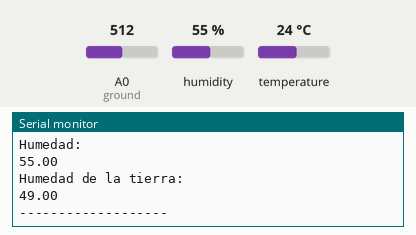
The sketch below on a simulated Arduino Uno, built with avr-gcc and run on an emulated ATmega328P. Parts: the last lines printed to the serial monitor. Inputs (shaded band) come from the test bench; at power-on: humidity 55 %, A0 (ground) = 512, temperature 24 °C.

Above: at 2.8 s.
2.9 s: humidity set to 22 %
4.4 s: A0 (ground) set to 716
At 5.7 s:
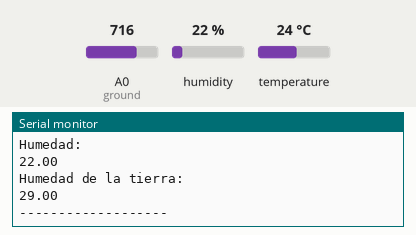
5.9 s: temperature set to 12 °C
7.4 s: A0 (ground) set to 900
At 8.6 s:
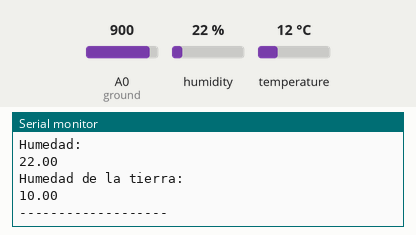
8.9 s: humidity set to 40 %
Timing chart, 0 to 11.4 s (numbered marks = the images above; inputs shaded):
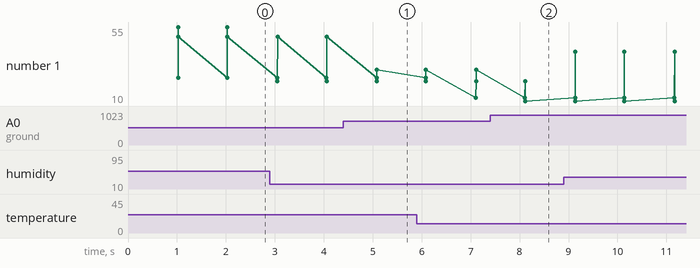

Measured:
- after the input at 4.4 s, the serial monitor: prints a new line after 0.68 s (image 1)
- after the input at 7.4 s, the serial monitor: prints a new line after 0.71 s (image 2)
- plotted number 1: 49 → 29 after the input at 4.4 s, 29 → 10 after the input at 7.4 s

The sketch:

Temperatura-Humedad-Serial.ino
```cpp
#include <SPI.h>
#include "DHT.h"

//Sensors
#define DHTPIN 2      //Dht11 in pin 2
#define DHTTYPE DHT11
#define ground 0 // humidity ground in pin A0

DHT dht(DHTPIN, DHTTYPE);

float time=0.0f;
#define TIMER_DELAY 1.0f
float timer=TIMER_DELAY;


bool posting; // or getting
char Status;
double T2,H; //DHT11 values
double soilHumidity; //Humidity value


void setup() {
  Serial.begin(115200);
  Serial.println("Start");
  dht.begin();
  while (!Serial) {

  }

  time=millis()/1000.0f;
  posting=true;

}

void loop()
{
  delay(1000);
  leerSensores();
}

void leerSensores() {

  T2 = dht.readTemperature();
  H = dht.readHumidity();
  Serial.println("Temperatura: ");
  Serial.println(T2);
  Serial.println("Humedad: ");
  Serial.println(H);

  soilHumidity = 100 - analogRead(ground) /10;
  if(soilHumidity < 0 ){
     soilHumidity = 0;
  }
  Serial.println("Humedad de la tierra:");
  Serial.println(soilHumidity);
  Serial.println("-------------------");
}
```
